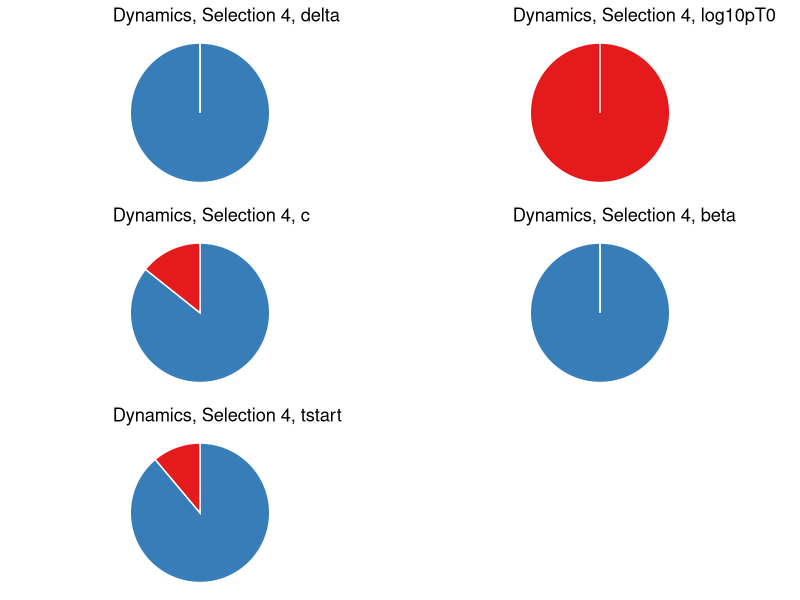
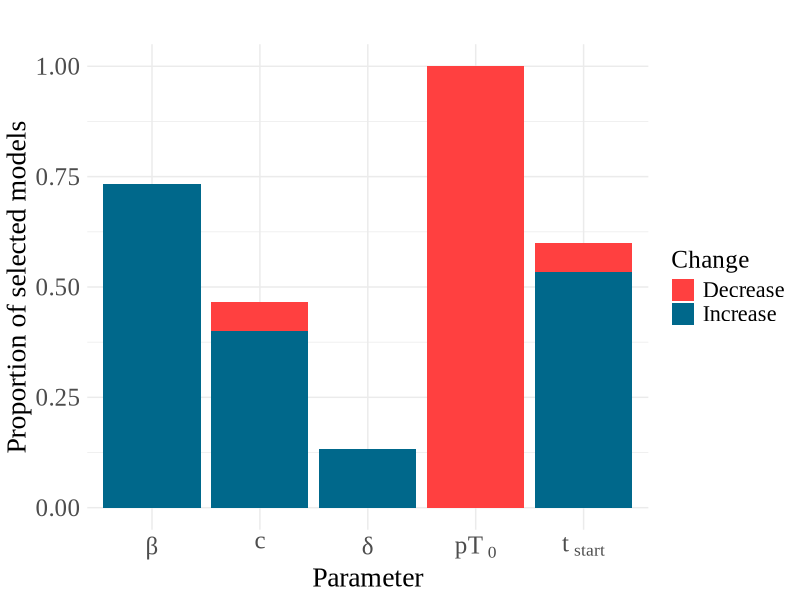

Reproduce these figures in R, in order.
# Create pie-charts with the characteristics of the best models
# For parameters whose population value INCREASES keep the ORIGINAL COLOR. 
# For parameters whose population value DECREASES use a WASHED-OUT COLOR. 

#This is for one type for model selection. Need to repeat for all 5. 

#Load packages and set working directory
library(readr)
library(ggplot2)
library(dplyr)
library(readxl)
library(gridExtra)
library(tidyr)

setwd("/Users/ejm6007/Desktop/NLME/B2AcReLogit50")


#Load files 
#Document with best mdoels
B2AcRe_SelectedModels <- read_xlsx("Summary_B2AcReLogit50_ModelSelection.xlsx", 
                                   sheet = "Model Selection 4") ###change
j=4 ###change
#Prm values
B2AcReAll<-read_csv("B2AcReLogit50All.csv")

#best models for each selecttion type
selectedrows=c(13, 5, 9, 15)
parameters<-c("delta", "log10pT0", "c", "beta", "tstart")

#keep best models
rows=selectedrows[j]
B2AcRe_SelectedModels<-B2AcRe_SelectedModels[1:rows, ]

#From the matrix of prm values, create one that contains the prm values for  
#the best models
BestModelsPrmValues<-NULL
for (i in 1:rows){
  current<-B2AcReAll[which(B2AcReAll$Run==B2AcRe_SelectedModels$Run[i]), ]
  BestModelsPrmValues<-rbind(BestModelsPrmValues, current)
}

#Keep prms that are the beta prms for the covariates
betaRebound<-BestModelsPrmValues[which((grepl("Dynamics_Rebound", 
                                              BestModelsPrmValues$param))), c(1, 2, 10, 11)]

# Order the matrix based on the (param) in ascending order
betaRebound <- betaRebound[order(betaRebound$param), ]

#Keep track of each parameter
beta_delta_Rebound<-betaRebound[which((grepl("delta", betaRebound$param))), ]
beta_log10pT0_Rebound<-betaRebound[which((grepl("log10pT0", betaRebound$param))), ]
beta_c_Rebound<-betaRebound[which((grepl("_c_", betaRebound$param))), ]
beta_log10beta_Rebound<-betaRebound[which((grepl("log10beta", betaRebound$param))), ]
beta_tstart_Rebound<-betaRebound[which((grepl("tstart", betaRebound$param))), ]

#Create count matrices
name<-c("ModelSelection", "Covariate", "Prm", "Increase", "Decrease")
SummaryRebound<-as.data.frame(matrix(data=NA, nrow=length(parameters), ncol=length(name)))
colnames(SummaryRebound)<-name
SummaryRebound$ModelSelection=j
SummaryRebound$Covariate="Dynamics Rebound"
SummaryRebound$Prm=parameters

SummaryRebound$Increase[1]<-length(which(beta_delta_Rebound$estimate>0))
SummaryRebound$Increase[2]<-length(which(beta_log10pT0_Rebound$estimate>0))
SummaryRebound$Increase[3]<-length(which(beta_c_Rebound$estimate>0))
SummaryRebound$Increase[4]<-length(which(beta_log10beta_Rebound$estimate>0))
SummaryRebound$Increase[5]<-length(which(beta_tstart_Rebound$estimate>0))

SummaryRebound$Decrease[1]<-length(which(beta_delta_Rebound$estimate<0))
SummaryRebound$Decrease[2]<-length(which(beta_log10pT0_Rebound$estimate<0))
SummaryRebound$Decrease[3]<-length(which(beta_c_Rebound$estimate<0))
SummaryRebound$Decrease[4]<-length(which(beta_log10beta_Rebound$estimate<0))
SummaryRebound$Decrease[5]<-length(which(beta_tstart_Rebound$estimate<0))


#Pie charts for Dynamics

par(mfrow = c(3, 2))

# Create a list to store ggplot objects
plots_list <- list()

# Loop through each row and create a pie chart without labels and numbers
for (i in 1:nrow(SummaryRebound)) {
  count_data <- data.frame(
    Change = c("Increase", "Decrease"),
    Count = c(
      SummaryRebound$Increase[i],
      SummaryRebound$Decrease[i]
    )
  )
  
  # Create and store the ggplot object in the list
  plots_list[[i]] <- ggplot(count_data, aes(x = "", y = Count, fill = Change)) +
    geom_bar(stat = "identity", width = 1, color = "white") +
    coord_polar("y", start = 0) +
    theme_void() +
    scale_fill_brewer(palette = "Set1") +
    theme(
      legend.position = "none",  # Remove legend
      legend.title = element_blank(),  # Remove legend title
      legend.text = element_text(size = 14)  # Adjust the size of legend text
    ) +
    ggtitle(paste("Dynamics, Selection ", j, ", ", SummaryRebound$Prm[i], sep = ""))
}

# Combine and arrange the plots side by side
grid.arrange(grobs = plots_list, ncol = 2)

# Reset the layout
par(mfrow = c(1, 1))

SummaryRebound$Increase=SummaryRebound$Increase/selectedrows[j]
SummaryRebound$Decrease=SummaryRebound$Decrease/selectedrows[j]


### Create barplot containing the proportion of best models a parameter appears
### separated by how muych it changes 
summary_long <- gather(SummaryRebound, key = "Change", value = "Value", Increase, Decrease)

# Creating a stacked bar plot
ggplot(summary_long, aes(x = Prm, y = Value, fill = Change)) +
  geom_bar(stat = "identity") +
  geom_hline(yintercept = selectedrows[j], linetype = "dashed", color = "black") +
  labs(title = "",
       x = "Parameter",
       y = "Proportion of selected models") +
  scale_fill_manual(values = c("Increase" = "deepskyblue4", "Decrease" = "brown1")) +
  theme_minimal() +
  ylim(0, 1) + 
  theme(axis.text = element_text(size = 18, family = "Times New Roman"),  # Adjust the size and font for axis text
        axis.title = element_text(size = 20, family = "Times New Roman"),  # Set the font for axes titles
        plot.title = element_text(size = 24, face = "bold", family = "Times New Roman"), 
        legend.text = element_text(size = 16),  # Adjust legend text size
        legend.title = element_text(size = 18), 
        text = element_text(family = "Times New Roman"))+  # Set the font for the plot title
  scale_x_discrete(labels = c("β", "c", "δ", expression(pT[~"0"]), expression(t[~"start"])))




